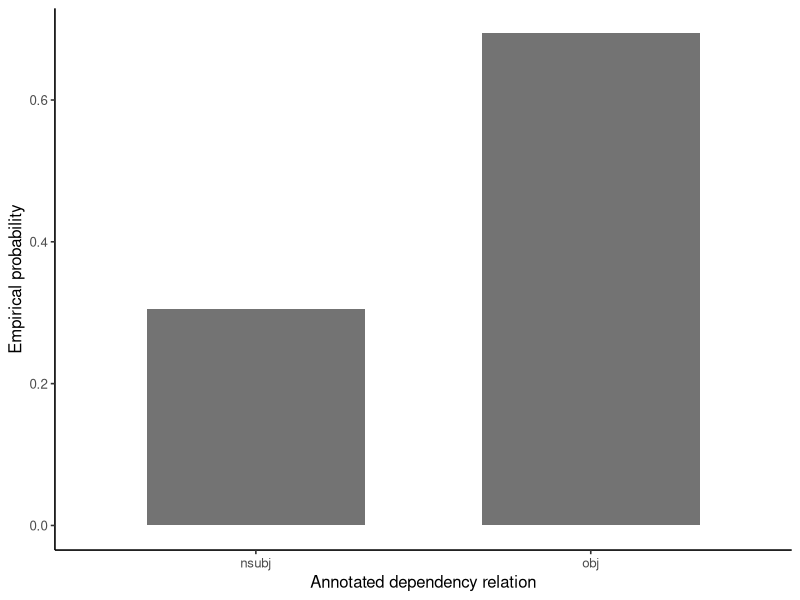

The R script that drew this image:
## ---- chunk 1
#| label: load-ud-bernoulli
library(ggplot2)

questions <- read.csv(
  "data/ud-turkish-boun/question-core-arguments.csv",
  stringsAsFactors = FALSE
)
O <- questions$object
p_hat <- mean(O)
bernoulli_pmf <- data.frame(
  object = 0:1,
  count = c(sum(O == 0), sum(O == 1)),
  probability = c(mean(O == 0), mean(O == 1)) # dqr-allow: scale-boundary
)

stopifnot(
  length(O) == 167L,
  all(O %in% 0:1),
  abs(sum(bernoulli_pmf$probability) - 1) < 1e-12,
  abs(mean((O - p_hat)^2) - p_hat * (1 - p_hat)) < 1e-12
)

bernoulli_pmf
## ---- chunk 2
#| label: plot-ud-bernoulli
#| fig-cap: "Observed Bernoulli mass for subject and object relations in the Turkish BOUN extract."
bernoulli_pmf$relation <- ifelse(bernoulli_pmf$object == 1, "obj", "nsubj")

ggplot(bernoulli_pmf, aes(relation, probability)) +
  geom_col(fill = "grey45", width = 0.65) +
  labs(x = "Annotated dependency relation", y = "Empirical probability") +
  theme_classic(base_size = 12)
